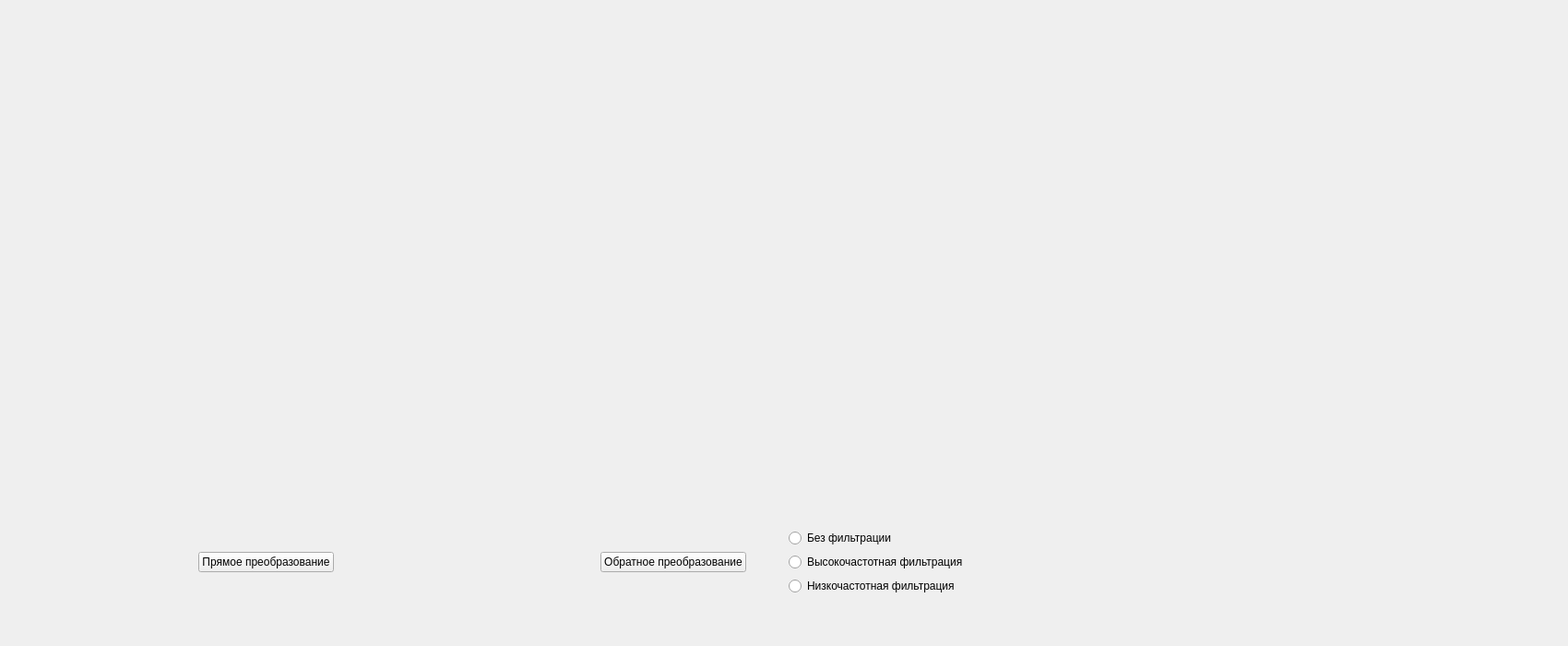
<?xml version="1.0" encoding="UTF-8"?>
<ui version="4.0">
 <class>Widget</class>
 <widget class="QWidget" name="Widget">
  <property name="geometry">
   <rect>
    <x>0</x>
    <y>0</y>
    <width>1700</width>
    <height>700</height>
   </rect>
  </property>
  <property name="minimumSize">
   <size>
    <width>40</width>
    <height>0</height>
   </size>
  </property>
  <property name="windowTitle">
   <string>Преобразование Фурье</string>
  </property>
  <layout class="QHBoxLayout" name="horizontalLayout_8">
   <item>
    <layout class="QVBoxLayout" name="verticalLayout">
     <item>
      <layout class="QHBoxLayout" name="horizontalLayout_2">
       <item>
        <spacer name="horizontalSpacer">
         <property name="orientation">
          <enum>Qt::Horizontal</enum>
         </property>
         <property name="sizeHint" stdset="0">
          <size>
           <width>40</width>
           <height>20</height>
          </size>
         </property>
        </spacer>
       </item>
       <item>
        <widget class="QLabel" name="image_initial">
         <property name="sizePolicy">
          <sizepolicy hsizetype="Fixed" vsizetype="Maximum">
           <horstretch>0</horstretch>
           <verstretch>0</verstretch>
          </sizepolicy>
         </property>
         <property name="minimumSize">
          <size>
           <width>512</width>
           <height>512</height>
          </size>
         </property>
         <property name="maximumSize">
          <size>
           <width>512</width>
           <height>512</height>
          </size>
         </property>
         <property name="text">
          <string/>
         </property>
        </widget>
       </item>
       <item>
        <spacer name="horizontalSpacer_2">
         <property name="orientation">
          <enum>Qt::Horizontal</enum>
         </property>
         <property name="sizeHint" stdset="0">
          <size>
           <width>40</width>
           <height>20</height>
          </size>
         </property>
        </spacer>
       </item>
      </layout>
     </item>
     <item>
      <spacer name="verticalSpacer_5">
       <property name="orientation">
        <enum>Qt::Vertical</enum>
       </property>
       <property name="sizeHint" stdset="0">
        <size>
         <width>20</width>
         <height>40</height>
        </size>
       </property>
      </spacer>
     </item>
     <item>
      <layout class="QHBoxLayout" name="horizontalLayout_6">
       <item>
        <spacer name="horizontalSpacer_7">
         <property name="orientation">
          <enum>Qt::Horizontal</enum>
         </property>
         <property name="sizeHint" stdset="0">
          <size>
           <width>40</width>
           <height>20</height>
          </size>
         </property>
        </spacer>
       </item>
       <item>
        <widget class="QPushButton" name="pbt_getSpectrum">
         <property name="text">
          <string>Прямое преобразование</string>
         </property>
        </widget>
       </item>
       <item>
        <spacer name="horizontalSpacer_8">
         <property name="orientation">
          <enum>Qt::Horizontal</enum>
         </property>
         <property name="sizeHint" stdset="0">
          <size>
           <width>40</width>
           <height>20</height>
          </size>
         </property>
        </spacer>
       </item>
      </layout>
     </item>
     <item>
      <spacer name="verticalSpacer">
       <property name="orientation">
        <enum>Qt::Vertical</enum>
       </property>
       <property name="sizeHint" stdset="0">
        <size>
         <width>20</width>
         <height>40</height>
        </size>
       </property>
      </spacer>
     </item>
    </layout>
   </item>
   <item>
    <layout class="QVBoxLayout" name="verticalLayout_2">
     <item>
      <layout class="QHBoxLayout" name="horizontalLayout_3">
       <item>
        <spacer name="horizontalSpacer_3">
         <property name="orientation">
          <enum>Qt::Horizontal</enum>
         </property>
         <property name="sizeHint" stdset="0">
          <size>
           <width>40</width>
           <height>20</height>
          </size>
         </property>
        </spacer>
       </item>
       <item>
        <widget class="QLabel" name="image_spectrum">
         <property name="sizePolicy">
          <sizepolicy hsizetype="Fixed" vsizetype="Fixed">
           <horstretch>0</horstretch>
           <verstretch>0</verstretch>
          </sizepolicy>
         </property>
         <property name="minimumSize">
          <size>
           <width>512</width>
           <height>512</height>
          </size>
         </property>
         <property name="maximumSize">
          <size>
           <width>512</width>
           <height>512</height>
          </size>
         </property>
         <property name="text">
          <string/>
         </property>
        </widget>
       </item>
       <item>
        <spacer name="horizontalSpacer_4">
         <property name="orientation">
          <enum>Qt::Horizontal</enum>
         </property>
         <property name="sizeHint" stdset="0">
          <size>
           <width>40</width>
           <height>20</height>
          </size>
         </property>
        </spacer>
       </item>
      </layout>
     </item>
     <item>
      <spacer name="verticalSpacer_4">
       <property name="orientation">
        <enum>Qt::Vertical</enum>
       </property>
       <property name="sizeHint" stdset="0">
        <size>
         <width>20</width>
         <height>40</height>
        </size>
       </property>
      </spacer>
     </item>
     <item>
      <layout class="QHBoxLayout" name="horizontalLayout_7">
       <item>
        <spacer name="horizontalSpacer_9">
         <property name="orientation">
          <enum>Qt::Horizontal</enum>
         </property>
         <property name="sizeHint" stdset="0">
          <size>
           <width>40</width>
           <height>20</height>
          </size>
         </property>
        </spacer>
       </item>
       <item>
        <layout class="QHBoxLayout" name="horizontalLayout_9">
         <item>
          <widget class="QPushButton" name="pbt_getTransform">
           <property name="text">
            <string>Обратное преобразование</string>
           </property>
          </widget>
         </item>
         <item>
          <spacer name="horizontalSpacer_13">
           <property name="orientation">
            <enum>Qt::Horizontal</enum>
           </property>
           <property name="sizeHint" stdset="0">
            <size>
             <width>40</width>
             <height>20</height>
            </size>
           </property>
          </spacer>
         </item>
         <item>
          <layout class="QVBoxLayout" name="verticalLayout_5">
           <item>
            <widget class="QRadioButton" name="rbt_noFilter">
             <property name="text">
              <string>Без фильтрации</string>
             </property>
            </widget>
           </item>
           <item>
            <widget class="QRadioButton" name="rbt_hightFreqFilter">
             <property name="text">
              <string>Высокочастотная фильтрация</string>
             </property>
            </widget>
           </item>
           <item>
            <widget class="QRadioButton" name="rbt_lowFreqFilter">
             <property name="text">
              <string>Низкочастотная фильтрация</string>
             </property>
            </widget>
           </item>
          </layout>
         </item>
        </layout>
       </item>
       <item>
        <spacer name="horizontalSpacer_10">
         <property name="orientation">
          <enum>Qt::Horizontal</enum>
         </property>
         <property name="sizeHint" stdset="0">
          <size>
           <width>40</width>
           <height>20</height>
          </size>
         </property>
        </spacer>
       </item>
      </layout>
     </item>
     <item>
      <spacer name="verticalSpacer_2">
       <property name="orientation">
        <enum>Qt::Vertical</enum>
       </property>
       <property name="sizeHint" stdset="0">
        <size>
         <width>20</width>
         <height>40</height>
        </size>
       </property>
      </spacer>
     </item>
    </layout>
   </item>
   <item>
    <layout class="QVBoxLayout" name="verticalLayout_3">
     <item>
      <layout class="QHBoxLayout" name="horizontalLayout_4">
       <item>
        <spacer name="horizontalSpacer_5">
         <property name="orientation">
          <enum>Qt::Horizontal</enum>
         </property>
         <property name="sizeHint" stdset="0">
          <size>
           <width>40</width>
           <height>20</height>
          </size>
         </property>
        </spacer>
       </item>
       <item>
        <widget class="QLabel" name="image_transformed">
         <property name="sizePolicy">
          <sizepolicy hsizetype="Fixed" vsizetype="Fixed">
           <horstretch>0</horstretch>
           <verstretch>0</verstretch>
          </sizepolicy>
         </property>
         <property name="minimumSize">
          <size>
           <width>512</width>
           <height>512</height>
          </size>
         </property>
         <property name="maximumSize">
          <size>
           <width>512</width>
           <height>512</height>
          </size>
         </property>
         <property name="text">
          <string/>
         </property>
        </widget>
       </item>
       <item>
        <spacer name="horizontalSpacer_6">
         <property name="orientation">
          <enum>Qt::Horizontal</enum>
         </property>
         <property name="sizeHint" stdset="0">
          <size>
           <width>40</width>
           <height>20</height>
          </size>
         </property>
        </spacer>
       </item>
      </layout>
     </item>
     <item>
      <spacer name="verticalSpacer_6">
       <property name="orientation">
        <enum>Qt::Vertical</enum>
       </property>
       <property name="sizeHint" stdset="0">
        <size>
         <width>20</width>
         <height>40</height>
        </size>
       </property>
      </spacer>
     </item>
    </layout>
   </item>
  </layout>
 </widget>
 <resources/>
 <connections/>
</ui>
